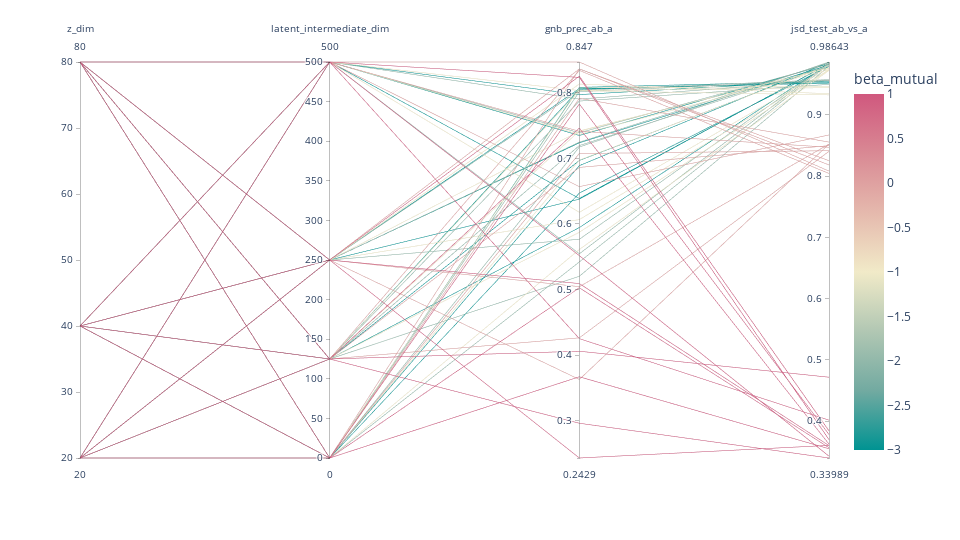

Notebook code cell kept with this figure:
### Code cell
fig = px.parallel_coordinates(df_plt, color="beta_mutual",
                              dimensions=['z_dim', 'latent_intermediate_dim', 'gnb_prec_ab_a', 'jsd_test_ab_vs_a'],
                              color_continuous_scale=px.colors.diverging.Tealrose,
                              width=1920/2, height=1080/2)
fig.show()
